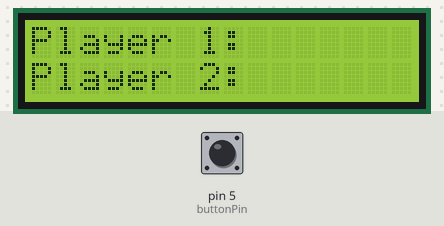
A sketch run on a simulated Arduino Uno, built with avr-gcc and run on an emulated ATmega328P. Parts: 16×2 character LCD. Inputs (shaded band) come from the test bench; at power-on: pin 5 (buttonPin) HIGH. What the sketch prints to the serial monitor is not drawn.

Above: at 1.2 s.
1.3 s: pin 5 (buttonPin) pulled LOW for 0.15 s
At 2.1 s:
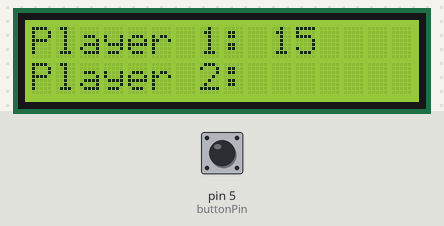
2.9 s: pin 5 (buttonPin) pulled LOW for 1 s
At 3.5 s:
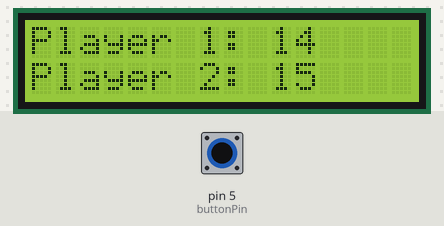
5.4 s: pin 5 (buttonPin) pulled LOW for 0.15 s
At 6.6 s:
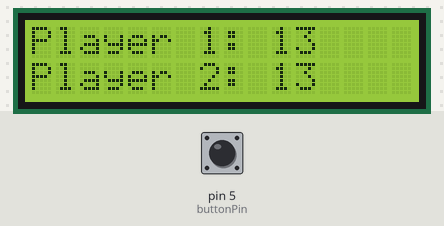
8.3 s: pin 5 (buttonPin) pulled LOW for 1 s
At 22.0 s:
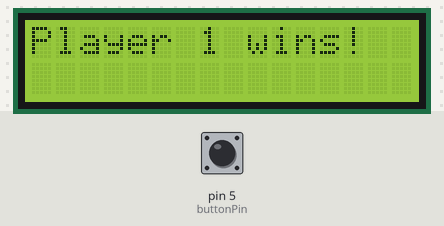
Timing chart, 0 to 23.5 s (numbered marks = the images above; inputs shaded):
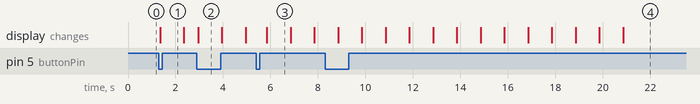

Measured:
- after the input at 1.3 s, the display: first changes after 0.05 s (image 1 shows a later state)
- what the display in image 3 shows lasts 1.0 s, from 5.9 s to 6.9 s

The sketch:

ChessCounter.ino
```cpp
//Chess Timer: Two timers controlled by one button
//Code Written by Scott Faulkner on 06/18/2026

//Setting up LCD display
#include <LiquidCrystal.h>
int rs=7;
int en=8;
int d4=9;
int d5=10;
int d6=11;
int d7=12;
int buttonCounter=0;
LiquidCrystal lcd(rs,en,d4,d5,d6,d7);

//Other variables
int buttonPin=5;
int Counter=0;
bool Timer1Running = false;
bool Timer2Running = false;
unsigned long startTime1;
unsigned long startTime2;
unsigned long accumulatedTime1=0;
unsigned long accumulatedTime2=0;
unsigned long countdownFrom1=15000;
unsigned long countdownFrom2=15000;
int lastButtonState=HIGH; //

void setup() {
  lcd.begin(16,2);
  pinMode(buttonPin, INPUT_PULLUP);
  Serial.begin(9600);

}

void loop() {

//Game displays
lcd.setCursor(0,0);
lcd.print("Player 1: ");
lcd.setCursor(0,1);
lcd.print("Player 2: ");
  int buttonState=digitalRead(buttonPin);

  if (buttonState==LOW && lastButtonState==HIGH) { //If button pressed
    delay(50); //debounce
    Counter++;
    Timer1Running = !Timer1Running;
    Timer2Running = !Timer1Running;

    if (Counter==1) { //First button press
      startTime1=millis();
      accumulatedTime2 += (millis()-startTime2)-startTime1;
    }
    else if (Timer1Running) { //All subsequent presses
      startTime1=millis();
      accumulatedTime2 += (millis()-startTime2);
      Serial.println(accumulatedTime2);
    }
    else {
      startTime2=millis();
      accumulatedTime1 += (millis()-startTime1);
      }

  }

lastButtonState=buttonState;


  if(Timer1Running) { //Player 1 Countdown
    unsigned long currentElapsed1 = accumulatedTime1 + (millis()-startTime1);

    if (currentElapsed1 < countdownFrom1) {
      long timeLeft1 = (countdownFrom1 - currentElapsed1)/1000;
      if (timeLeft1>=10){
      lcd.setCursor(10,0);
      lcd.print(1+timeLeft1);
      }
      else if(timeLeft1<10){
        lcd.setCursor(10,0);
        lcd.print(" ");
      lcd.print(timeLeft1);
      }

      }

   else {
      Timer1Running=false;
      accumulatedTime1=countdownFrom1;
      lcd.clear();
      lcd.print("Player 2 wins!");
      delay(5000);
      lcd.clear();
    }
  }

  if(Timer2Running) { //Player 2 countdown
    unsigned long currentElapsed2 = accumulatedTime2 + (millis()-startTime2);

    if (currentElapsed2 < countdownFrom2) {
      long timeLeft2 = (countdownFrom2 - currentElapsed2)/1000;
      if (timeLeft2>=10){
      lcd.setCursor(10,1);
      lcd.print(1+timeLeft2);
      }
      else if(timeLeft2<10){
        lcd.setCursor(10,1);
        lcd.print(" ");
      lcd.print(timeLeft2);
      }

      }

   else {
      Timer2Running=false;
      accumulatedTime2=countdownFrom2;
      lcd.clear();
      lcd.print("Player 1 wins!");
      delay(5000);
      lcd.clear();
    }
  }

  }
```
